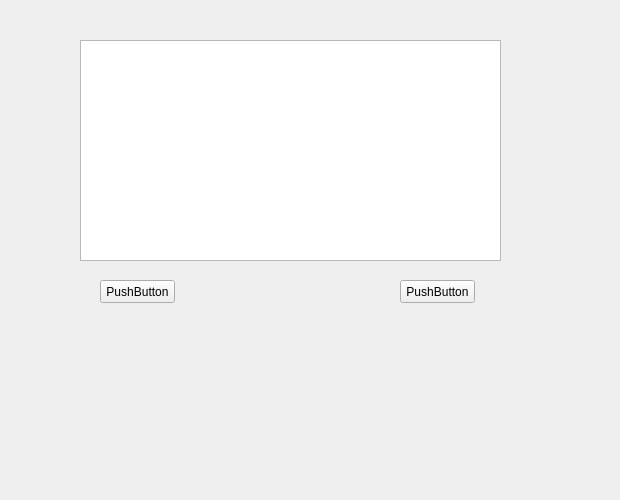
<?xml version="1.0" encoding="UTF-8"?>
<ui version="4.0">
 <class>UMainWindow</class>
 <widget class="QMainWindow" name="UMainWindow">
  <property name="geometry">
   <rect>
    <x>0</x>
    <y>0</y>
    <width>620</width>
    <height>500</height>
   </rect>
  </property>
  <property name="windowTitle">
   <string>MainWindow</string>
  </property>
  <widget class="QWidget" name="centralWidget">
   <widget class="QPushButton" name="pushButton">
    <property name="geometry">
     <rect>
      <x>100</x>
      <y>280</y>
      <width>75</width>
      <height>23</height>
     </rect>
    </property>
    <property name="text">
     <string>PushButton</string>
    </property>
   </widget>
   <widget class="QPushButton" name="pushButton_2">
    <property name="geometry">
     <rect>
      <x>400</x>
      <y>280</y>
      <width>75</width>
      <height>23</height>
     </rect>
    </property>
    <property name="text">
     <string>PushButton</string>
    </property>
   </widget>
   <widget class="QTextEdit" name="textEdit">
    <property name="geometry">
     <rect>
      <x>80</x>
      <y>40</y>
      <width>421</width>
      <height>221</height>
     </rect>
    </property>
   </widget>
  </widget>
 </widget>
 <layoutdefault spacing="6" margin="11"/>
 <resources/>
 <connections/>
</ui>
